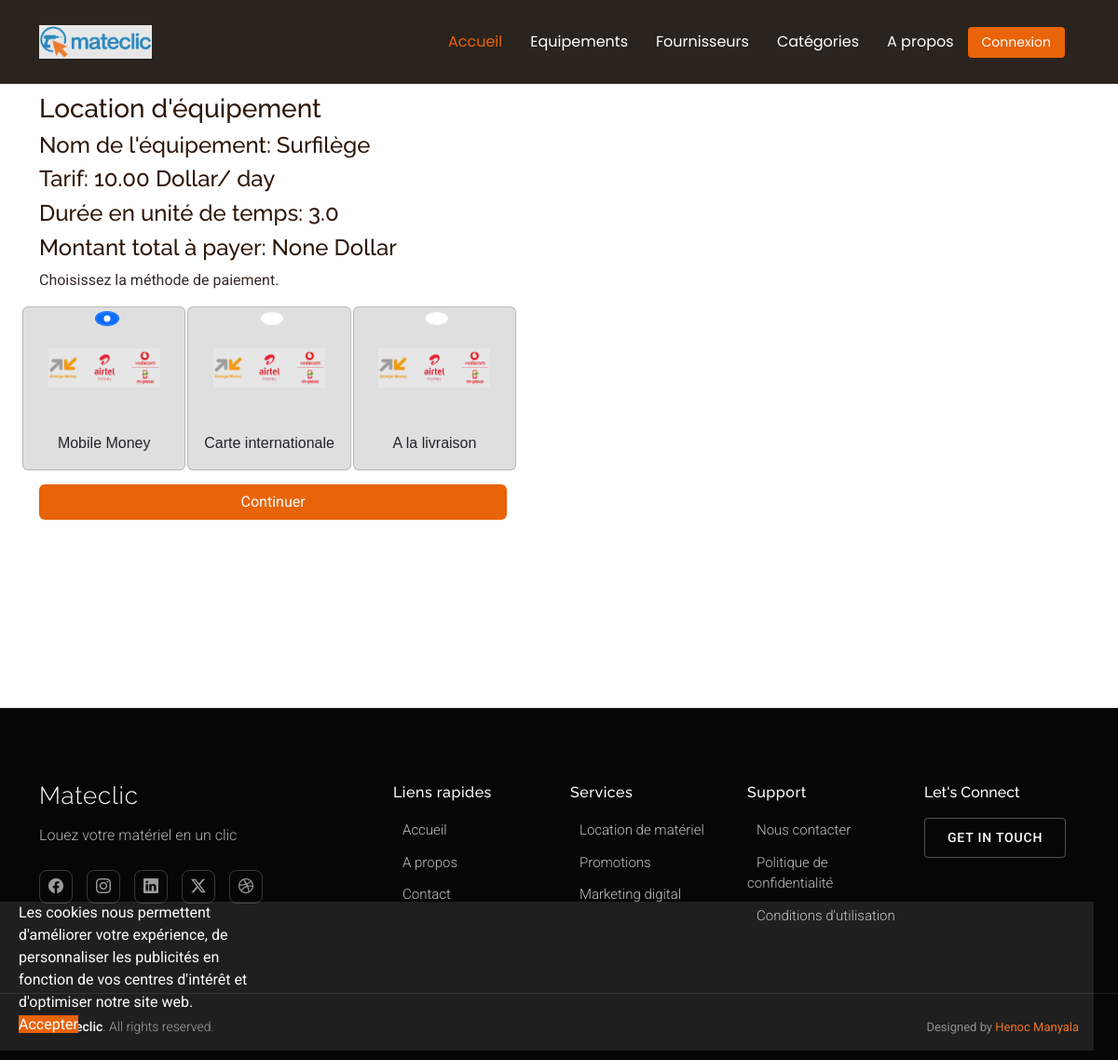
Page /public/equipments/rent/1/paymentmethod/ on the committed database.
### public/models.py (models this page shows)
class Equipment(models.Model):
    class Frequencies(models.TextChoices):
        H = "hour"
        D = "day"
        M = "month"
    class Currencies(models.TextChoices):
        USD = "Dollar"
        CDF = "Franc Congolais"
    name = models.fields.CharField(max_length=None)
    description = models.fields.CharField(max_length=None,null=True)
    location = models.fields.CharField(max_length=None,null=True)
    category = models.ForeignKey(Category,null=True,on_delete=models.SET_NULL)
    owner = models.ForeignKey(CustomUser,null=True,on_delete=models.CASCADE)
    pricingFrequency = models.fields.CharField(choices=Frequencies.choices)
    price = models.fields.DecimalField(null=True,max_digits=100,decimal_places=2)
    currency = models.fields.CharField(choices=Currencies.choices)
    image = models.FileField(upload_to='equipments/',null=True)
    createdAt = models.DateTimeField(auto_now=True)

class Rent(models.Model):
    duration = models.fields.DecimalField(null=True, max_digits=100,decimal_places=1)
    equipment = models.ForeignKey(Equipment,null=True,on_delete=models.SET_NULL)
    quantity = models.fields.IntegerField(default=1)
    customer = models.ForeignKey(CustomUser,null=True,on_delete=models.CASCADE)
    state = models.fields.CharField(null=True,default="created")
    paymentMethod = models.fields.CharField(default="mobileMoney")
    numberPhone = models.fields.CharField(null=True)
    mobileMoneyPhone = models.fields.CharField(null=True)
    paymentToken = models.fields.CharField(null=True)
    paymentId = models.fields.CharField(null=True)
    rentStart= models.fields.DateTimeField(null=True)
    rentEnd= models.fields.DateTimeField(null=True)
    createdAt= models.fields.DateTimeField(auto_now=True)
    receiptCode = models.fields.CharField(null=True)
    rentTotalAmount = models.fields.DecimalField(null=True,max_digits=100,decimal_places=2)
    currency = models.fields.CharField(null=True,default="usd")

### public/views.py (the view)
# urls.py: path('public/equipments/rent/<int:rent_id>/paymentmethod/',publicviews.rent_payment_method,name="rent-payment-method"),
def rent_payment_method(request,rent_id):
    isConnected = False
    myuser = authent_session(request)
    if(myuser):
        isConnected = True
    rent = Rent.objects.get(id=rent_id)
    equipment = rent.equipment
    if(request.method=='POST'):
        rent.paymentMethod = request.POST["paymentMethod"]
        rent.save()
        if(rent.paymentMethod=="mobileMoney"):
            return redirect('rent-mobilemoney-payment',rent.id)
    orderAmount = rent.rentTotalAmount
    return render (request,'public/rent-payment-method.html',{'rent':rent,'equipment':equipment,'orderAmount':orderAmount,'isConnected':isConnected})

### public/views.py (called while the page is built)
def authent_session(request):
    myuser = request.user
    try:
        myuser = get_user_model().objects.get(id=myuser.id)
        if(not myuser == None):
            return myuser
        else:
            return False
    except:
        return False

### public/templates/public/rent-payment-method.html (shortened to what this page needs)
{% extends 'public/base.html' %}
{% load static %}
   {% block content %}
    <section id="about" class="contact section">
        <div class="container" data-aos="fade-up" data-aos-delay="100">
            <div class="contact-main-wrapper">
                <div class="contact-content">
                    <div class="" data-aos="fade-up" data-aos-delay="400">
                        <h3>Location d'équipement</h3>
                        <h4>Nom de l'équipement: {{equipment.name}}</h4>
                        <h4>Tarif: {{equipment.price}} {{equipment.currency}}/ {{equipment.pricingFrequency}} </h4>
                        <h4>Durée en unité de temps: {{rent.duration}}  </h4>
                        <h4>Montant total à payer: {{orderAmount}} {{equipment.currency}}</h4>
                        <p>Choisissez la méthode de paiement.</p>
                        <form  method="post" class="row" novalidate>
                            <div class="col-md-4 card" style="text-align:center;background-color: #dfdfdf;margin-left: -6px;">
                              <div class="" style="width: 20px;margin: auto;">
                                <input class="form-check-input" type="radio" name="paymentMethod" id="mobileMoneyRadio" value="mobileMoney" checked>
                              </div>
                              <br/>
                              <img style="width: 120px;margin: auto;" src="{% static 'public/assets/img/mobileMoney.png' %}">
                                  <br/>
                                  <br/>
                              <p style="font-family:  Arial, Helvetica, sans-serif;">
                                    Mobile Money
                              </p>
                            </div>
                            <div class="col-md-4 card" style="text-align:center;background-color: #dfdfdf;margin-left: 2px;margin-right: 2px;">
                              <div class="" style="width: 20px;margin: auto;">
                                <input class="form-check-input" type="radio" name="paymentMethod" id="internationalCardRadio" value="internationalCard" >
                              </div>
                              <br/>
                              <img style="width: 120px;margin: auto;" src="{% static 'public/assets/img/mobileMoney.png' %}">
                                  <br/>
                                  <br/>
                              <p style="font-family:  Arial, Helvetica, sans-serif;">
                                    Carte internationale
                              </p>
                            </div>
                            <div class="col-md-4 card" style="text-align:center;background-color: #dfdfdf;">
                              <div class="" style="width: 20px;margin: auto;">
                                <input class="form-check-input" type="radio" name="paymentMethod" id="paymentOndeliveryRadio" value="paymentOndelivery" >
                              </div>
                              <br/>
                              <img style="width: 120px;margin: auto;" src="{% static 'public/assets/img/mobileMoney.png' %}">
                                  <br/>
                                  <br/>
                              <p style="font-family:  Arial, Helvetica, sans-serif;">
                                    A la livraison
                              </p>
                            </div>
                            <div class="php-email-form">
                                 <div class="form-group" style="padding-bottom: 15px;">
                                 </div>
                            <div class="hero-actions aos-init aos-animate" data-aos="fade-up" data-aos-delay="400">
                                <input type="submit" class="btn btn-getstarted" style="background: #e96308;color: #ffffff;" value="Continuer">
                            </div>
                            </div>
                        </form>
                    </div>
                </div>
            </div>
        </div>
    </section>
  {% endblock %}

### rows in the picture
Equipment: name "Surfilège", price "10.00", currency "Dollar", pricingFrequency "day"
Rent: duration "3.0"

### other values in the picture
{{ orderAmount }} "None"
